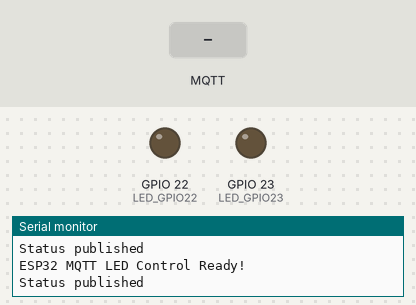
Recording of a sketch running on a simulated ESP32. Parts: output pins drawn as LEDs (lit = HIGH), the last lines printed to the serial monitor. The test bench sets the inputs (shaded band). WiFi joins after 1.5 s; servers stay silent unless stated; no MQTT or app messages arrive unless stated.

Above: at 9.7 s.
9.8 s: MQTT message "ON" arrives on the first subscribed topic
At 10.3 s:
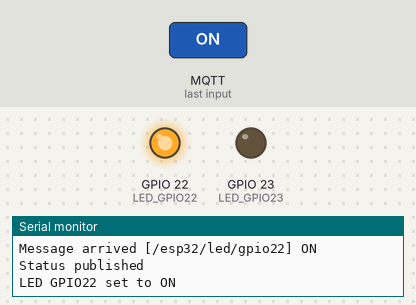
11.3 s: MQTT message "ON" arrives on the second subscribed topic
At 11.7 s:
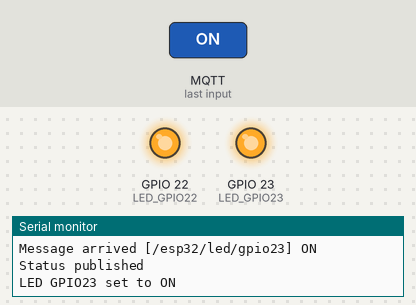
Timing chart, 0 to 13.8 s (numbered marks = the images above; inputs shaded):
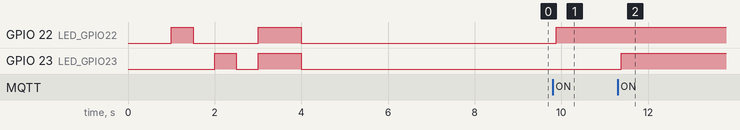

Measured:
- after the input at 9.8 s, GPIO 22 (LED_GPIO22): LOW → HIGH after 0.08 s
- after the input at 11.3 s, GPIO 23 (LED_GPIO23): LOW → HIGH after 0.08 s

The sketch:

esp32_mqtt_led_control.ino
```cpp
/*
  ESP32 MQTT LED Control

  Hardware Requirements:
  - ESP32 Development Board
  - 2 LEDs connected to GPIO 22 and 23
  - Resistors (220-330 ohm) for LED current limiting

  Circuit:
  - LED 1: GPIO 22 -> 220Ω Resistor -> LED -> GND
  - LED 2: GPIO 23 -> 220Ω Resistor -> LED -> GND

  MQTT Topics:
  - Subscribe: /esp32/led/gpio22, /esp32/led/gpio23, /esp32/status
  - Publish: /esp32/response, /esp32/status
*/

#include <WiFi.h>
#include <PubSubClient.h>
#include <ArduinoJson.h>

// WiFi credentials
const char* ssid = "YOUR_WIFI_SSID";
const char* password = "YOUR_WIFI_PASSWORD";

// MQTT Broker settings
const char* mqtt_server = "mqtt.eclipseprojects.io";
const int mqtt_port = 1883;
const char* mqtt_clientId = "ESP32_navincase01";

// GPIO pins for LEDs
const int LED_GPIO22 = 22;
const int LED_GPIO23 = 23;

// MQTT Topics
const char* TOPIC_LED_GPIO22 = "/esp32/led/gpio22";
const char* TOPIC_LED_GPIO23 = "/esp32/led/gpio23";
const char* TOPIC_STATUS = "/esp32/status";
const char* TOPIC_RESPONSE = "/esp32/response";
const char* TOPIC_QOS0 = "/topic/qos0";
const char* TOPIC_QOS1 = "/topic/qos1";

// LED states
bool led22_state = false;
bool led23_state = false;

// Timing
unsigned long lastHeartbeat = 0;
const unsigned long heartbeatInterval = 30000; // 30 seconds

WiFiClient espClient;
PubSubClient client(espClient);

void setup() {
  Serial.begin(115200);
  delay(1000);

  // Initialize GPIO pins
  pinMode(LED_GPIO22, OUTPUT);
  pinMode(LED_GPIO23, OUTPUT);
  digitalWrite(LED_GPIO22, LOW);
  digitalWrite(LED_GPIO23, LOW);

  // Start with LED test
  testLEDs();

  // Connect to WiFi
  setupWiFi();

  // Setup MQTT
  client.setServer(mqtt_server, mqtt_port);
  client.setCallback(mqttCallback);

  // Connect to MQTT
  connectToMQTT();

  Serial.println("ESP32 MQTT LED Control Ready!");
  publishStatus();
}

void loop() {
  if (!client.connected()) {
    connectToMQTT();
  }
  client.loop();

  // Send heartbeat every 30 seconds
  if (millis() - lastHeartbeat > heartbeatInterval) {
    publishStatus();
    lastHeartbeat = millis();
  }

  delay(100);
}

void setupWiFi() {
  delay(10);
  Serial.println();
  Serial.print("Connecting to ");
  Serial.println(ssid);

  WiFi.begin(ssid, password);

  while (WiFi.status() != WL_CONNECTED) {
    delay(500);
    Serial.print(".");
  }

  randomSeed(micros());

  Serial.println("");
  Serial.println("WiFi connected");
  Serial.println("IP address: ");
  Serial.println(WiFi.localIP());
}

void connectToMQTT() {
  while (!client.connected()) {
    Serial.print("Attempting MQTT connection...");

    if (client.connect(mqtt_clientId)) {
      Serial.println("connected");

      // Subscribe to topics
      client.subscribe(TOPIC_LED_GPIO22, 1);
      client.subscribe(TOPIC_LED_GPIO23, 1);
      client.subscribe(TOPIC_STATUS, 1);
      client.subscribe(TOPIC_QOS0, 0);
      client.subscribe(TOPIC_QOS1, 1);

      Serial.println("Subscribed to MQTT topics");

      // Publish initial status
      publishStatus();

    } else {
      Serial.print("failed, rc=");
      Serial.print(client.state());
      Serial.println(" try again in 5 seconds");
      delay(5000);
    }
  }
}

void mqttCallback(char* topic, byte* payload, unsigned int length) {
  String message = "";
  for (int i = 0; i < length; i++) {
    message += (char)payload[i];
  }

  Serial.print("Message arrived [");
  Serial.print(topic);
  Serial.print("] ");
  Serial.println(message);

  // Handle LED GPIO 22 control
  if (String(topic) == TOPIC_LED_GPIO22) {
    handleLEDControl(22, message);
  }
  // Handle LED GPIO 23 control
  else if (String(topic) == TOPIC_LED_GPIO23) {
    handleLEDControl(23, message);
  }
  // Handle status request
  else if (String(topic) == TOPIC_STATUS) {
    if (message == "STATUS" || message == "PING") {
      publishStatus();
    }
  }
  // Handle QoS topics (for testing)
  else if (String(topic) == TOPIC_QOS0 || String(topic) == TOPIC_QOS1) {
    handleTestMessage(topic, message);
  }
}

void handleLEDControl(int gpio, String command) {
  bool newState = false;

  if (command == "ON" || command == "1" || command == "true") {
    newState = true;
  } else if (command == "OFF" || command == "0" || command == "false") {
    newState = false;
  } else {
    Serial.println("Invalid LED command: " + command);
    return;
  }

  // Update LED state
  if (gpio == 22) {
    led22_state = newState;
    digitalWrite(LED_GPIO22, newState ? HIGH : LOW);
  } else if (gpio == 23) {
    led23_state = newState;
    digitalWrite(LED_GPIO23, newState ? HIGH : LOW);
  }

  // Publish response
  publishLEDResponse(gpio, newState);

  // Update status
  publishStatus();

  Serial.print("LED GPIO");
  Serial.print(gpio);
  Serial.print(" set to ");
  Serial.println(newState ? "ON" : "OFF");
}

void publishLEDResponse(int gpio, bool state) {
  StaticJsonDocument<200> doc;
  doc["gpio"] = gpio;
  doc["status"] = state ? "ON" : "OFF";
  doc["timestamp"] = millis();
  doc["device"] = "ESP32";

  String response;
  serializeJson(doc, response);

  client.publish(TOPIC_RESPONSE, response.c_str(), true);
}

void publishStatus() {
  StaticJsonDocument<300> doc;
  doc["device"] = "ESP32";
  doc["clientId"] = mqtt_clientId;
  doc["connected"] = true;
  doc["timestamp"] = millis();
  doc["uptime"] = millis();
  doc["wifi"]["ssid"] = WiFi.SSID();
  doc["wifi"]["ip"] = WiFi.localIP().toString();
  doc["wifi"]["rssi"] = WiFi.RSSI();
  doc["leds"]["gpio22"] = led22_state;
  doc["leds"]["gpio23"] = led23_state;
  doc["memory"]["free"] = ESP.getFreeHeap();
  doc["memory"]["total"] = ESP.getHeapSize();

  String status;
  serializeJson(doc, status);

  client.publish(TOPIC_STATUS, status.c_str(), true);

  Serial.println("Status published");
}

void handleTestMessage(char* topic, String message) {
  Serial.print("Test message on ");
  Serial.print(topic);
  Serial.print(": ");
  Serial.println(message);

  // Echo back the message with timestamp
  StaticJsonDocument<200> doc;
  doc["topic"] = topic;
  doc["original_message"] = message;
  doc["timestamp"] = millis();
  doc["device"] = "ESP32";
  doc["echo"] = true;

  String response;
  serializeJson(doc, response);

  client.publish(TOPIC_RESPONSE, response.c_str());
}

void testLEDs() {
  Serial.println("Testing LEDs...");

  // Test sequence
  digitalWrite(LED_GPIO22, HIGH);
  delay(500);
  digitalWrite(LED_GPIO22, LOW);
  delay(500);

  digitalWrite(LED_GPIO23, HIGH);
  delay(500);
  digitalWrite(LED_GPIO23, LOW);
  delay(500);

  // Both on
  digitalWrite(LED_GPIO22, HIGH);
  digitalWrite(LED_GPIO23, HIGH);
  delay(1000);

  // Both off
  digitalWrite(LED_GPIO22, LOW);
  digitalWrite(LED_GPIO23, LOW);

  Serial.println("LED test complete");
}
```
